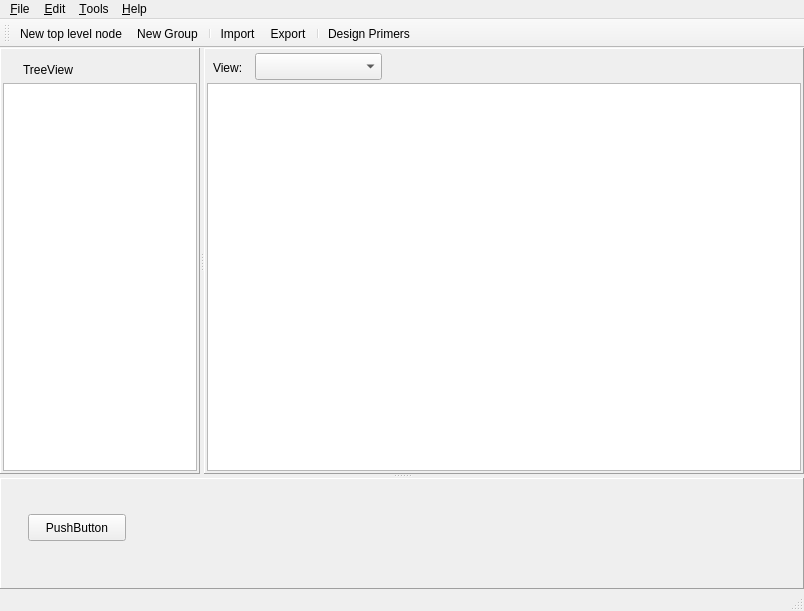
<?xml version="1.0" encoding="UTF-8"?>
<ui version="4.0">
 <class>MainWindow</class>
 <widget class="QMainWindow" name="MainWindow">
  <property name="geometry">
   <rect>
    <x>0</x>
    <y>0</y>
    <width>804</width>
    <height>611</height>
   </rect>
  </property>
  <property name="windowTitle">
   <string>AlignShop</string>
  </property>
  <property name="tabShape">
   <enum>QTabWidget::Triangular</enum>
  </property>
  <widget class="QWidget" name="centralwidget">
   <property name="styleSheet">
    <string notr="true">QHeaderView::section {
  border: 1px solid #aaa;
 border-top-color: transparent;
 border-bottom-color: transparent;
 border-left-color: transparent;
 background: qlineargradient(spread:pad, x1:0, y1:1, x2:0, y2:0.25, stop:0.470588 rgba(228, 228, 228, 255), stop:1 rgba(247, 247, 247, 255));
 margin: 1px 0;
 padding: 0;
}

QTreeView, QTableView {
   show-decoration-selected: 0;
   selection-background-color: transparent;
}

QTreeView::item, QTableView::item {
  border: 1px solid transparent;
  padding: 0 2px;
}
QTreeView::item {
  padding: 0 2px;
}


QTreeView::item:selected:active, QTableView::item:selected:active {
    background-color: #606060;
}

QTreeView::item:selected:!active, QTableView::item:selected:!active {
    background-color: #606060;
}
</string>
   </property>
   <layout class="QHBoxLayout" name="horizontalLayout">
    <property name="spacing">
     <number>0</number>
    </property>
    <property name="margin">
     <number>0</number>
    </property>
    <item>
     <widget class="QSplitter" name="splitter_2">
      <property name="orientation">
       <enum>Qt::Vertical</enum>
      </property>
      <widget class="QSplitter" name="splitter">
       <property name="orientation">
        <enum>Qt::Horizontal</enum>
       </property>
       <widget class="QFrame" name="frame">
        <property name="sizePolicy">
         <sizepolicy hsizetype="Preferred" vsizetype="Preferred">
          <horstretch>1</horstretch>
          <verstretch>0</verstretch>
         </sizepolicy>
        </property>
        <property name="minimumSize">
         <size>
          <width>125</width>
          <height>0</height>
         </size>
        </property>
        <property name="autoFillBackground">
         <bool>false</bool>
        </property>
        <property name="frameShape">
         <enum>QFrame::Panel</enum>
        </property>
        <property name="frameShadow">
         <enum>QFrame::Raised</enum>
        </property>
        <property name="lineWidth">
         <number>1</number>
        </property>
        <layout class="QVBoxLayout" name="verticalLayout">
         <property name="spacing">
          <number>2</number>
         </property>
         <property name="margin">
          <number>2</number>
         </property>
         <item>
          <widget class="QWidget" name="widget" native="true">
           <property name="minimumSize">
            <size>
             <width>0</width>
             <height>30</height>
            </size>
           </property>
           <widget class="QLabel" name="label">
            <property name="geometry">
             <rect>
              <x>20</x>
              <y>10</y>
              <width>58</width>
              <height>17</height>
             </rect>
            </property>
            <property name="text">
             <string>TreeView</string>
            </property>
           </widget>
          </widget>
         </item>
         <item>
          <widget class="AdocDataTreeView" name="containerTreeView">
           <property name="sizePolicy">
            <sizepolicy hsizetype="Expanding" vsizetype="Expanding">
             <horstretch>0</horstretch>
             <verstretch>0</verstretch>
            </sizepolicy>
           </property>
           <property name="font">
            <font>
             <family>Sans Serif</family>
             <pointsize>9</pointsize>
            </font>
           </property>
           <property name="lineWidth">
            <number>1</number>
           </property>
           <property name="editTriggers">
            <set>QAbstractItemView::AnyKeyPressed|QAbstractItemView::EditKeyPressed</set>
           </property>
           <property name="tabKeyNavigation">
            <bool>true</bool>
           </property>
           <property name="dragEnabled">
            <bool>true</bool>
           </property>
           <property name="dragDropMode">
            <enum>QAbstractItemView::DragDrop</enum>
           </property>
           <property name="defaultDropAction">
            <enum>Qt::MoveAction</enum>
           </property>
           <property name="selectionMode">
            <enum>QAbstractItemView::SingleSelection</enum>
           </property>
           <property name="selectionBehavior">
            <enum>QAbstractItemView::SelectRows</enum>
           </property>
           <property name="uniformRowHeights">
            <bool>true</bool>
           </property>
           <property name="sortingEnabled">
            <bool>false</bool>
           </property>
           <property name="animated">
            <bool>true</bool>
           </property>
           <attribute name="headerVisible">
            <bool>false</bool>
           </attribute>
          </widget>
         </item>
        </layout>
       </widget>
       <widget class="QFrame" name="frame_2">
        <property name="sizePolicy">
         <sizepolicy hsizetype="Preferred" vsizetype="Preferred">
          <horstretch>3</horstretch>
          <verstretch>0</verstretch>
         </sizepolicy>
        </property>
        <property name="frameShape">
         <enum>QFrame::Panel</enum>
        </property>
        <property name="frameShadow">
         <enum>QFrame::Raised</enum>
        </property>
        <layout class="QVBoxLayout" name="verticalLayout_2">
         <property name="spacing">
          <number>2</number>
         </property>
         <property name="margin">
          <number>2</number>
         </property>
         <item>
          <widget class="QWidget" name="widget_2" native="true">
           <property name="minimumSize">
            <size>
             <width>0</width>
             <height>30</height>
            </size>
           </property>
           <widget class="QLabel" name="label_4">
            <property name="geometry">
             <rect>
              <x>6</x>
              <y>8</y>
              <width>41</width>
              <height>17</height>
             </rect>
            </property>
            <property name="text">
             <string>View:</string>
            </property>
           </widget>
           <widget class="QComboBox" name="viewComboBox">
            <property name="geometry">
             <rect>
              <x>48</x>
              <y>2</y>
              <width>127</width>
              <height>27</height>
             </rect>
            </property>
           </widget>
          </widget>
         </item>
         <item>
          <widget class="QTableView" name="itemTableView">
           <property name="sizePolicy">
            <sizepolicy hsizetype="Expanding" vsizetype="Expanding">
             <horstretch>0</horstretch>
             <verstretch>0</verstretch>
            </sizepolicy>
           </property>
           <property name="font">
            <font>
             <family>Sans Serif</family>
             <pointsize>9</pointsize>
            </font>
           </property>
           <property name="styleSheet">
            <string notr="true"/>
           </property>
           <property name="editTriggers">
            <set>QAbstractItemView::AnyKeyPressed|QAbstractItemView::EditKeyPressed</set>
           </property>
           <property name="showDropIndicator" stdset="0">
            <bool>true</bool>
           </property>
           <property name="dragEnabled">
            <bool>true</bool>
           </property>
           <property name="dragDropOverwriteMode">
            <bool>false</bool>
           </property>
           <property name="dragDropMode">
            <enum>QAbstractItemView::DragDrop</enum>
           </property>
           <property name="defaultDropAction">
            <enum>Qt::MoveAction</enum>
           </property>
           <property name="alternatingRowColors">
            <bool>true</bool>
           </property>
           <property name="selectionMode">
            <enum>QAbstractItemView::ExtendedSelection</enum>
           </property>
           <property name="selectionBehavior">
            <enum>QAbstractItemView::SelectRows</enum>
           </property>
           <property name="verticalScrollMode">
            <enum>QAbstractItemView::ScrollPerPixel</enum>
           </property>
           <property name="horizontalScrollMode">
            <enum>QAbstractItemView::ScrollPerPixel</enum>
           </property>
           <property name="showGrid">
            <bool>false</bool>
           </property>
           <property name="sortingEnabled">
            <bool>true</bool>
           </property>
           <property name="wordWrap">
            <bool>false</bool>
           </property>
           <property name="cornerButtonEnabled">
            <bool>false</bool>
           </property>
           <attribute name="horizontalHeaderCascadingSectionResizes">
            <bool>false</bool>
           </attribute>
           <attribute name="horizontalHeaderHighlightSections">
            <bool>false</bool>
           </attribute>
           <attribute name="horizontalHeaderStretchLastSection">
            <bool>true</bool>
           </attribute>
           <attribute name="verticalHeaderVisible">
            <bool>false</bool>
           </attribute>
           <attribute name="verticalHeaderDefaultSectionSize">
            <number>20</number>
           </attribute>
           <attribute name="verticalHeaderHighlightSections">
            <bool>false</bool>
           </attribute>
           <attribute name="verticalHeaderMinimumSectionSize">
            <number>15</number>
           </attribute>
          </widget>
         </item>
        </layout>
       </widget>
      </widget>
      <widget class="QFrame" name="frame_3">
       <property name="minimumSize">
        <size>
         <width>0</width>
         <height>60</height>
        </size>
       </property>
       <property name="frameShape">
        <enum>QFrame::Panel</enum>
       </property>
       <property name="frameShadow">
        <enum>QFrame::Raised</enum>
       </property>
       <widget class="QPushButton" name="pushButton">
        <property name="geometry">
         <rect>
          <x>28</x>
          <y>36</y>
          <width>98</width>
          <height>27</height>
         </rect>
        </property>
        <property name="text">
         <string>PushButton</string>
        </property>
       </widget>
      </widget>
     </widget>
    </item>
   </layout>
  </widget>
  <widget class="QMenuBar" name="menubar">
   <property name="geometry">
    <rect>
     <x>0</x>
     <y>0</y>
     <width>804</width>
     <height>27</height>
    </rect>
   </property>
   <widget class="QMenu" name="menu_File">
    <property name="title">
     <string>&amp;File</string>
    </property>
    <addaction name="actionNew_document"/>
    <addaction name="actionOpen"/>
    <addaction name="actionRecentFiles"/>
    <addaction name="separator"/>
    <addaction name="actionClose"/>
    <addaction name="actionSave"/>
    <addaction name="actionSaveAs"/>
    <addaction name="separator"/>
    <addaction name="action_Import"/>
    <addaction name="actionExport"/>
    <addaction name="separator"/>
    <addaction name="actionExit"/>
   </widget>
   <widget class="QMenu" name="menu_Edit">
    <property name="title">
     <string>&amp;Edit</string>
    </property>
    <addaction name="actionUndo"/>
    <addaction name="actionRedo"/>
    <addaction name="separator"/>
    <addaction name="actionCopy"/>
    <addaction name="actionPaste"/>
    <addaction name="actionDelete"/>
    <addaction name="separator"/>
    <addaction name="actionSelectAll"/>
    <addaction name="separator"/>
    <addaction name="actionFind"/>
    <addaction name="actionFindAgain"/>
    <addaction name="separator"/>
    <addaction name="actionOptions"/>
   </widget>
   <widget class="QMenu" name="menu_Tools">
    <property name="title">
     <string>&amp;Tools</string>
    </property>
    <addaction name="onActionDesign_Primers"/>
   </widget>
   <widget class="QMenu" name="menu_Help">
    <property name="title">
     <string>&amp;Help</string>
    </property>
    <widget class="QMenu" name="menuTutorials">
     <property name="title">
      <string>&amp;Tutorials</string>
     </property>
     <addaction name="actionLoading_data"/>
     <addaction name="actionAlignment_editing"/>
    </widget>
    <addaction name="actionAlignShopManual"/>
    <addaction name="actionFAQ"/>
    <addaction name="menuTutorials"/>
    <addaction name="actionWhatsThis"/>
    <addaction name="actionKeysandMouseReference"/>
    <addaction name="separator"/>
    <addaction name="actionSupport"/>
    <addaction name="actionReportaBug"/>
    <addaction name="separator"/>
    <addaction name="actionAboutMemory"/>
    <addaction name="actionAboutAlignShop"/>
   </widget>
   <addaction name="menu_File"/>
   <addaction name="menu_Edit"/>
   <addaction name="menu_Tools"/>
   <addaction name="menu_Help"/>
  </widget>
  <widget class="QStatusBar" name="statusbar"/>
  <widget class="QToolBar" name="toolBar">
   <property name="windowTitle">
    <string>toolBar</string>
   </property>
   <attribute name="toolBarArea">
    <enum>TopToolBarArea</enum>
   </attribute>
   <attribute name="toolBarBreak">
    <bool>false</bool>
   </attribute>
   <addaction name="actionNew_Project"/>
   <addaction name="actionNew_Group"/>
   <addaction name="separator"/>
   <addaction name="action_Import"/>
   <addaction name="actionExport"/>
   <addaction name="separator"/>
   <addaction name="onActionDesign_Primers"/>
  </widget>
  <action name="actionOpen">
   <property name="icon">
    <iconset resource="../resources/AlignShop.qrc">
     <normaloff>:/icons/22x22/actions/document-open.png</normaloff>:/icons/22x22/actions/document-open.png</iconset>
   </property>
   <property name="text">
    <string>&amp;Open...</string>
   </property>
   <property name="shortcut">
    <string>Ctrl+O</string>
   </property>
  </action>
  <action name="actionRecentFiles">
   <property name="text">
    <string>Recent Doc&amp;uments</string>
   </property>
  </action>
  <action name="actionClose">
   <property name="text">
    <string>&amp;Close</string>
   </property>
   <property name="shortcut">
    <string>Ctrl+W</string>
   </property>
  </action>
  <action name="actionSave">
   <property name="icon">
    <iconset resource="../resources/AlignShop.qrc">
     <normaloff>:/icons/22x22/actions/document-save.png</normaloff>:/icons/22x22/actions/document-save.png</iconset>
   </property>
   <property name="text">
    <string>&amp;Save</string>
   </property>
   <property name="shortcut">
    <string>Ctrl+S</string>
   </property>
  </action>
  <action name="actionSaveAs">
   <property name="icon">
    <iconset resource="../resources/AlignShop.qrc">
     <normaloff>:/icons/22x22/actions/document-save-as.png</normaloff>:/icons/22x22/actions/document-save-as.png</iconset>
   </property>
   <property name="text">
    <string>Save &amp;As...</string>
   </property>
  </action>
  <action name="actionExport">
   <property name="icon">
    <iconset resource="../resources/AlignShop.qrc">
     <normaloff>:/icons/inkscape/22x22/document-export.png</normaloff>:/icons/inkscape/22x22/document-export.png</iconset>
   </property>
   <property name="text">
    <string>&amp;Export...</string>
   </property>
   <property name="shortcut">
    <string>Ctrl+E</string>
   </property>
  </action>
  <action name="actionExit">
   <property name="icon">
    <iconset resource="../resources/AlignShop.qrc">
     <normaloff>:/icons/22x22/actions/exit.png</normaloff>:/icons/22x22/actions/exit.png</iconset>
   </property>
   <property name="text">
    <string>E&amp;xit</string>
   </property>
   <property name="shortcut">
    <string>Ctrl+Q</string>
   </property>
  </action>
  <action name="actionUndo">
   <property name="icon">
    <iconset resource="../resources/AlignShop.qrc">
     <normaloff>:/icons/22x22/actions/edit-undo.png</normaloff>:/icons/22x22/actions/edit-undo.png</iconset>
   </property>
   <property name="text">
    <string>&amp;Undo</string>
   </property>
   <property name="shortcut">
    <string>Ctrl+Z</string>
   </property>
  </action>
  <action name="actionRedo">
   <property name="icon">
    <iconset resource="../resources/AlignShop.qrc">
     <normaloff>:/icons/22x22/actions/edit-redo.png</normaloff>:/icons/22x22/actions/edit-redo.png</iconset>
   </property>
   <property name="text">
    <string>&amp;Redo</string>
   </property>
   <property name="shortcut">
    <string>Ctrl+Shift+Z</string>
   </property>
  </action>
  <action name="actionCut">
   <property name="icon">
    <iconset resource="../resources/AlignShop.qrc">
     <normaloff>:/icons/22x22/actions/edit-cut.png</normaloff>:/icons/22x22/actions/edit-cut.png</iconset>
   </property>
   <property name="text">
    <string>Cu&amp;t</string>
   </property>
   <property name="shortcut">
    <string>Ctrl+X</string>
   </property>
  </action>
  <action name="actionCopy">
   <property name="icon">
    <iconset resource="../resources/AlignShop.qrc">
     <normaloff>:/icons/22x22/actions/edit-copy.png</normaloff>:/icons/22x22/actions/edit-copy.png</iconset>
   </property>
   <property name="text">
    <string>&amp;Copy</string>
   </property>
   <property name="shortcut">
    <string>Ctrl+C</string>
   </property>
  </action>
  <action name="actionPaste">
   <property name="icon">
    <iconset resource="../resources/AlignShop.qrc">
     <normaloff>:/icons/22x22/actions/edit-paste.png</normaloff>:/icons/22x22/actions/edit-paste.png</iconset>
   </property>
   <property name="text">
    <string>&amp;Paste</string>
   </property>
   <property name="shortcut">
    <string>Ctrl+V</string>
   </property>
  </action>
  <action name="actionDelete">
   <property name="icon">
    <iconset resource="../resources/AlignShop.qrc">
     <normaloff>:/icons/22x22/actions/edit-delete.png</normaloff>:/icons/22x22/actions/edit-delete.png</iconset>
   </property>
   <property name="text">
    <string>&amp;Delete</string>
   </property>
  </action>
  <action name="actionSelectAll">
   <property name="icon">
    <iconset resource="../resources/AlignShop.qrc">
     <normaloff>:/icons/22x22/actions/edit-select-all.png</normaloff>:/icons/22x22/actions/edit-select-all.png</iconset>
   </property>
   <property name="text">
    <string>&amp;Select All</string>
   </property>
   <property name="toolTip">
    <string>Select All</string>
   </property>
   <property name="shortcut">
    <string>Ctrl+A</string>
   </property>
  </action>
  <action name="actionFind">
   <property name="icon">
    <iconset resource="../resources/AlignShop.qrc">
     <normaloff>:/icons/22x22/actions/edit-find.png</normaloff>:/icons/22x22/actions/edit-find.png</iconset>
   </property>
   <property name="text">
    <string>&amp;Find</string>
   </property>
   <property name="shortcut">
    <string>Ctrl+F</string>
   </property>
  </action>
  <action name="actionFindAgain">
   <property name="text">
    <string>Find A&amp;gain</string>
   </property>
   <property name="toolTip">
    <string>Find Again</string>
   </property>
   <property name="shortcut">
    <string>Ctrl+G, F3</string>
   </property>
  </action>
  <action name="actionOptions">
   <property name="icon">
    <iconset resource="../resources/AlignShop.qrc">
     <normaloff>:/icons/22x22/categories/preferences-system.png</normaloff>:/icons/22x22/categories/preferences-system.png</iconset>
   </property>
   <property name="text">
    <string>&amp;Options...</string>
   </property>
  </action>
  <action name="actionAlignShopManual">
   <property name="icon">
    <iconset resource="../resources/AlignShop.qrc">
     <normaloff>:/icons/famfamfam/book_open.png</normaloff>:/icons/famfamfam/book_open.png</iconset>
   </property>
   <property name="text">
    <string>&amp;AlignShop Manual</string>
   </property>
   <property name="shortcut">
    <string>F1</string>
   </property>
  </action>
  <action name="actionWhatsThis">
   <property name="icon">
    <iconset resource="../resources/AlignShop.qrc">
     <normaloff>:/icons/22x22/apps/help-browser.png</normaloff>:/icons/22x22/apps/help-browser.png</iconset>
   </property>
   <property name="text">
    <string>What's &amp;This</string>
   </property>
  </action>
  <action name="actionSupport">
   <property name="text">
    <string>&amp;Support</string>
   </property>
  </action>
  <action name="actionKeysandMouseReference">
   <property name="icon">
    <iconset resource="../resources/AlignShop.qrc">
     <normaloff>:/icons/22x22/apps/preferences-desktop-keyboard-shortcuts.png</normaloff>:/icons/22x22/apps/preferences-desktop-keyboard-shortcuts.png</iconset>
   </property>
   <property name="text">
    <string>Keys and Mouse &amp;Reference</string>
   </property>
  </action>
  <action name="actionAboutMemory">
   <property name="icon">
    <iconset resource="../resources/AlignShop.qrc">
     <normaloff>:/icons/22x22/apps/utilities-system-monitor.png</normaloff>:/icons/22x22/apps/utilities-system-monitor.png</iconset>
   </property>
   <property name="text">
    <string>About &amp;Memory</string>
   </property>
  </action>
  <action name="actionAboutAlignShop">
   <property name="text">
    <string>&amp;About AlignShop</string>
   </property>
  </action>
  <action name="actionFAQ">
   <property name="text">
    <string>&amp;FAQ</string>
   </property>
  </action>
  <action name="actionLoading_data">
   <property name="text">
    <string>Loading data</string>
   </property>
  </action>
  <action name="actionAlignment_editing">
   <property name="text">
    <string>Alignment editing</string>
   </property>
  </action>
  <action name="actionReportaBug">
   <property name="text">
    <string>Report a Bug</string>
   </property>
   <property name="toolTip">
    <string>Report a Bug</string>
   </property>
  </action>
  <action name="actionNew_Group">
   <property name="icon">
    <iconset resource="../resources/AlignShop.qrc">
     <normaloff>:/icons/inkscape/22x22/document-new-group.png</normaloff>:/icons/inkscape/22x22/document-new-group.png</iconset>
   </property>
   <property name="text">
    <string>New Group</string>
   </property>
   <property name="toolTip">
    <string>Create a new group folder beneath the currently selected item</string>
   </property>
  </action>
  <action name="action_Import">
   <property name="icon">
    <iconset resource="../resources/AlignShop.qrc">
     <normaloff>:/icons/inkscape/22x22/document-import.png</normaloff>:/icons/inkscape/22x22/document-import.png</iconset>
   </property>
   <property name="text">
    <string>&amp;Import...</string>
   </property>
  </action>
  <action name="onActionDesign_Primers">
   <property name="icon">
    <iconset resource="../resources/AlignShop.qrc">
     <normaloff>:/icons/22x22/apps/utilities-system-monitor.png</normaloff>:/icons/22x22/apps/utilities-system-monitor.png</iconset>
   </property>
   <property name="text">
    <string>Design Primers</string>
   </property>
   <property name="toolTip">
    <string>Design primers for the selected sequence</string>
   </property>
  </action>
  <action name="actionNew_document">
   <property name="icon">
    <iconset resource="../resources/AlignShop.qrc">
     <normaloff>:/icons/22x22/actions/document-new.png</normaloff>:/icons/22x22/actions/document-new.png</iconset>
   </property>
   <property name="text">
    <string>New document</string>
   </property>
   <property name="toolTip">
    <string>Create a new document</string>
   </property>
  </action>
  <action name="actionNew_Project">
   <property name="icon">
    <iconset resource="../resources/AlignShop.qrc">
     <normaloff>:/icons/inkscape/22x22/document-new-project.png</normaloff>:/icons/inkscape/22x22/document-new-project.png</iconset>
   </property>
   <property name="text">
    <string>New top level node</string>
   </property>
  </action>
 </widget>
 <layoutdefault spacing="6" margin="0"/>
 <customwidgets>
  <customwidget>
   <class>AdocDataTreeView</class>
   <extends>QTreeView</extends>
   <header>widgets/AdocDataTreeView.h</header>
  </customwidget>
 </customwidgets>
 <resources>
  <include location="../resources/AlignShop.qrc"/>
 </resources>
 <connections>
  <connection>
   <sender>actionExit</sender>
   <signal>triggered()</signal>
   <receiver>MainWindow</receiver>
   <slot>close()</slot>
   <hints>
    <hint type="sourcelabel">
     <x>-1</x>
     <y>-1</y>
    </hint>
    <hint type="destinationlabel">
     <x>399</x>
     <y>319</y>
    </hint>
   </hints>
  </connection>
 </connections>
 <slots>
  <slot>execImportFileDialog()</slot>
  <slot>newGroup()</slot>
 </slots>
</ui>
